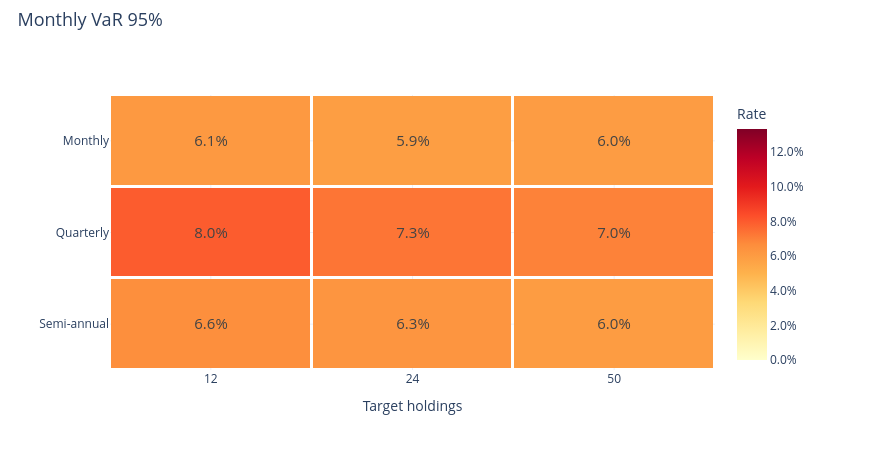

The code cell stored with this chart in its notebook:
### Markdown cell above
### Monthly 95% VaR

### Code cell
research.heatmap('monthly_var_95')

### Figure 1 — Plotly figure (JSON) as saved in the notebook; plotly's stock layout.template omitted (floating-point values rounded to 4 significant figures)
{"data": [{"colorbar": {"tickformat": ".1%", "title": {"text": "Rate"}}, "colorscale": [[0.0, "rgb(255,255,204)"], [0.125, "rgb(255,237,160)"], [0.25, "rgb(254,217,118)"], [0.375, "rgb(254,178,76)"], [0.5, "rgb(253,141,60)"], [0.625, "rgb(252,78,42)"], [0.75, "rgb(227,26,28)"], [0.875, "rgb(189,0,38)"], [1.0, "rgb(128,0,38)"]], "text": [["6.1%", "5.9%", "6.0%"], ["8.0%", "7.3%", "7.0%"], ["6.6%", "6.3%", "6.0%"]], "textfont": {"size": 15}, "texttemplate": "%{text}", "type": "heatmap", "x": ["12", "24", "50"], "xgap": 3, "y": ["Monthly", "Quarterly", "Semi-annual"], "ygap": 3, "z": [[0.06136, 0.05927, 0.05983], [0.07965, 0.07309, 0.06956], [0.06561, 0.06297, 0.06001]], "zmax": 0.1334, "zmin": 0.0}], "layout": {"height": 450, "hovermode": "closest", "legend": {"font": {"size": 12}, "itemclick": "toggle", "itemdoubleclick": "toggleothers", "x": 1.025, "y": 1}, "margin": {"b": 80, "l": 110, "r": 155, "t": 95}, "title": {"font": {"size": 18}, "text": "Monthly VaR 95%", "x": 0.02, "y": 0.97}, "width": 870, "xaxis": {"title": {"text": "Target holdings"}}, "yaxis": {"autorange": "reversed"}}}
